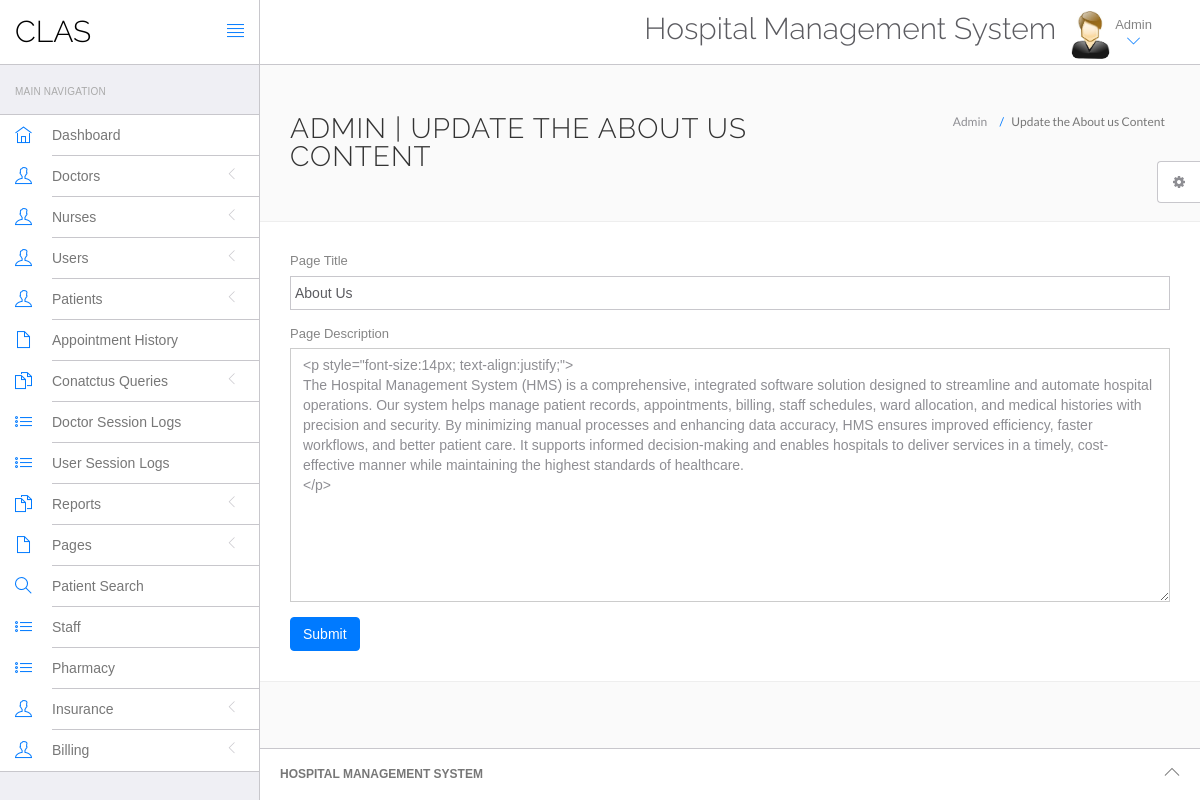
/clas/admin/about-us.php (signed in), run on an earlier commit of the app's database.
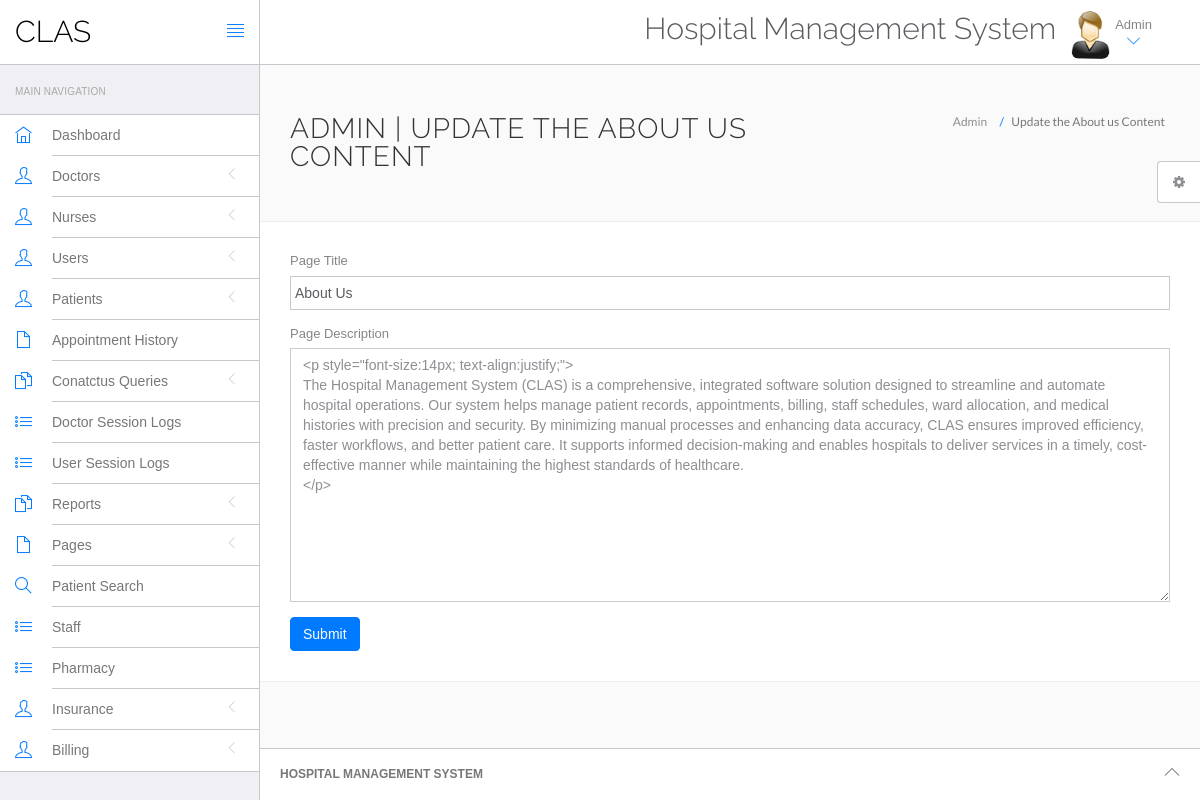
And on a later commit of the database.
### tables this page shows
CREATE TABLE `tblpage` (
  `ID` int(10) NOT NULL,
  `PageType` varchar(200) DEFAULT NULL,
  `PageTitle` varchar(200) DEFAULT NULL,
  `PageDescription` mediumtext DEFAULT NULL,
  `Email` varchar(120) DEFAULT NULL,
  `MobileNumber` bigint(10) DEFAULT NULL,
  `UpdationDate` timestamp NOT NULL DEFAULT current_timestamp() ON UPDATE current_timestamp(),
  `OpenningTime` varchar(255) DEFAULT NULL
);

### clas/admin/about-us.php (the view, shortened to what this page needs)
<?php
include('include/config.php');
if(strlen($_SESSION['id']==0)) {
 header('location:logout.php');
  } else{
?>
<!DOCTYPE html>
<html lang="en">
	<head>
		<link rel="stylesheet" href="vendor/bootstrap/css/bootstrap.min.css">
		<link rel="stylesheet" href="vendor/fontawesome/css/font-awesome.min.css">
		<link rel="stylesheet" href="vendor/themify-icons/themify-icons.min.css">
		<link href="vendor/animate.css/animate.min.css" rel="stylesheet" media="screen">
		<link href="vendor/perfect-scrollbar/perfect-scrollbar.min.css" rel="stylesheet" media="screen">
		<link href="vendor/switchery/switchery.min.css" rel="stylesheet" media="screen">
		<link href="vendor/bootstrap-touchspin/jquery.bootstrap-touchspin.min.css" rel="stylesheet" media="screen">
		<link href="vendor/select2/select2.min.css" rel="stylesheet" media="screen">
		<link href="vendor/bootstrap-datepicker/bootstrap-datepicker3.standalone.min.css" rel="stylesheet" media="screen">
		<link href="vendor/bootstrap-timepicker/bootstrap-timepicker.min.css" rel="stylesheet" media="screen">
		<link rel="stylesheet" href="assets/css/styles.css">
		<link rel="stylesheet" href="assets/css/plugins.css">
		<link rel="stylesheet" href="assets/css/themes/theme-1.css" id="skin_color" />
	</head>
	<body>
		<div id="app">
<?php include('include/sidebar.php');?>
			<div class="app-content">
					<?php include('include/header.php');?>
				<div class="main-content" >
					<div class="wrap-content container" id="container">
						<section id="page-title">
							<div class="row">
								<div class="col-sm-8">
									<h1 class="mainTitle">Admin  | Update the About us Content</h1>
																	</div>
								<ol class="breadcrumb">
									<li>
										<span>Admin </span>
									</li>
									<li class="active">
										<span>Update the About us Content</span>
									</li>
								</ol>
							</div>
						</section>
						<div class="container-fluid container-fullw bg-white">
									<div class="row">
								<div class="col-md-12">
                  <form class="forms-sample" method="post">
                    <?php
$ret=mysqli_query($con,"select * from  tblpage where PageType='aboutus'");
while ($row=mysqli_fetch_array($ret)) {
?>
                    <div class="form-group">
                       <label for="exampleInputUsername1">Page Title</label>
                      <input id="pagetitle" name="pagetitle" type="text" class="form-control" required="true" value="<?php  echo $row['PageTitle'];?>">
                    </div>
                    <div class="form-group">
                      <label for="exampleInputEmail1">Page Description</label>
                      <textarea class="form-control" name="pagedes" id="pagedes" rows="12"><?php  echo $row['PageDescription'];?></textarea>
                    </div>
                    <?php } ?>
                    <button type="submit" class="btn btn-primary mr-2" name="submit">Submit</button>
                  </form>
								</div>
							</div>
								</div>
					</div>
				</div>
			</div>
	<?php include('include/footer.php');?>
	<?php include('include/setting.php');?>
		</div>
	</body>
</html>
<?php } ?>

### clas/admin/include/sidebar.php (shortened to what this page needs)
<div class="sidebar app-aside" id="sidebar">
				<div class="sidebar-container perfect-scrollbar">
<nav>
						<div class="navbar-title">
							<span>Main Navigation</span>
						</div>
						<ul class="main-navigation-menu">
							<li>
								<a href="dashboard.php">
									<div class="item-content">
										<div class="item-media">
											<i class="ti-home"></i>
										</div>
										<div class="item-inner">
											<span class="title"> Dashboard </span>
										</div>
									</div>
								</a>
							</li>
							<li>
								<a href="javascript:void(0)">
									<div class="item-content">
										<div class="item-media">
											<i class="ti-user"></i>
										</div>
										<div class="item-inner">
											<span class="title"> Doctors </span><i class="icon-arrow"></i>
										</div>
									</div>
								</a>
								</li>
								<li>
								<a href="javascript:void(0)">
									<div class="item-content">
										<div class="item-media">
											<i class="ti-user"></i>
										</div>
										<div class="item-inner">
											<span class="title"> Nurses </span><i class="icon-arrow"></i>
										</div>
									</div>
								</a>
								</li>
				<li>
								<a href="javascript:void(0)">
									<div class="item-content">
										<div class="item-media">
											<i class="ti-user"></i>
										</div>
										<div class="item-inner">
											<span class="title"> Users </span><i class="icon-arrow"></i>
										</div>
									</div>
								</a>
								</li>
								<li>
								<a href="javascript:void(0)">
									<div class="item-content">
										<div class="item-media">
											<i class="ti-user"></i>
										</div>
										<div class="item-inner">
											<span class="title"> Patients </span><i class="icon-arrow"></i>
										</div>
									</div>
								</a>
								</li>
<li>
								<a href="appointment-history.php">
									<div class="item-content">
										<div class="item-media">
											<i class="ti-file"></i>
										</div>
										<div class="item-inner">
											<span class="title"> Appointment History </span>
										</div>
									</div>
								</a>
							</li>
				<li>
								<a href="javascript:void(0)">
									<div class="item-content">
										<div class="item-media">
											<i class="ti-files"></i>
										</div>
										<div class="item-inner">
											<span class="title"> Conatctus Queries </span><i class="icon-arrow"></i>
										</div>
									</div>
								</a>
								</li>
	<li>
								<a href="doctor-logs.php">
									<div class="item-content">
										<div class="item-media">
											<i class="ti-list"></i>
										</div>
										<div class="item-inner">
											<span class="title"> Doctor Session Logs </span>
										</div>
									</div>
								</a>
							</li>
							<li>
								<a href="user-logs.php">
									<div class="item-content">
										<div class="item-media">
											<i class="ti-list"></i>
										</div>
										<div class="item-inner">
											<span class="title"> User Session Logs </span>
										</div>
									</div>
								</a>
							</li>
				<li>
								<a href="javascript:void(0)">
									<div class="item-content">
										<div class="item-media">
											<i class="ti-files"></i>
										</div>
										<div class="item-inner">
											<span class="title"> Reports </span><i class="icon-arrow"></i>
										</div>
									</div>
								</a>
							</li>
				<li>
								<a href="javascript:void(0)">
									<div class="item-content">
										<div class="item-media">
											<i class="ti-file"></i>
										</div>
										<div class="item-inner">
											<span class="title"> Pages </span><i class="icon-arrow"></i>
										</div>
									</div>
								</a>
							</li>
								<li>
								<a href="patient-search.php">
									<div class="item-content">
										<div class="item-media">
											<i class="ti-search"></i>
										</div>
										<div class="item-inner">
											<span class="title"> Patient Search </span>
										</div>
									</div>
								</a>
							</li>
							<li>
								<a href="staff.php">
									<div class="item-content">
										<div class="item-media">
											<i class="ti-list"></i>
										</div>
										<div class="item-inner">
											<span class="title"> Staff </span>
										</div>
									</div>
								</a>
							</li>
							<li>
								<a href="pharmacy.php">
									<div class="item-content">
										<div class="item-media">
											<i class="ti-list"></i>
										</div>
										<div class="item-inner">
											<span class="title"> Pharmacy </span>
										</div>
									</div>
								</a>
							</li>
							<li>
								<a href="javascript:void(0)">
									<div class="item-content">
										<div class="item-media">
											<i class="ti-user"></i>
										</div>
										<div class="item-inner">
											<span class="title"> Insurance </span><i class="icon-arrow"></i>
										</div>
									</div>
								</a>
								</li>
							<li>
								<a href="javascript:void(0)">
									<div class="item-content">
										<div class="item-media">
											<i class="ti-user"></i>
										</div>
										<div class="item-inner">
											<span class="title"> Billing </span><i class="icon-arrow"></i>
										</div>
									</div>
								</a>
								</li>
						</ul>
					</nav>
					</div>
			</div>

### clas/admin/include/header.php (shortened to what this page needs)
<header class="navbar navbar-default navbar-static-top">
					<div class="navbar-header">
						<a class="navbar-brand" href="#">
							<h2 style="padding-top:20%; color:#000 ">CLAS</h2>
						</a>
						<a href="#" class="sidebar-toggler pull-right visible-md visible-lg" data-toggle-class="app-sidebar-closed" data-toggle-target="#app">
							<i class="ti-align-justify"></i>
						</a>
					</div>
					<div class="navbar-collapse collapse">
						<ul class="nav navbar-right">
								<li  style="padding-top:2% ">
								<h2>Hospital Management System</h2>
							</li>
							<li class="dropdown current-user">
								<a href class="dropdown-toggle" data-toggle="dropdown">
									<img src="assets/images/images.jpg" > <span class="username">
			Admin
									<i class="ti-angle-down"></i></i></span>
								</a>
							</li>
						</ul>
					</div>
				</header>

### clas/admin/include/footer.php
<footer>
				<div class="footer-inner">
					<div class="pull-left">
					<span class="text-bold text-uppercase"> Hospital Management System</span>
					</div>
					<div class="pull-right">
						<span class="go-top"><i class="ti-angle-up"></i></span>
					</div>
				</div>
			</footer>

### clas/admin/include/setting.php (shortened to what this page needs)
<div class="settings panel panel-default hidden-xs hidden-sm" id="settings">
				<button ct-toggle="toggle" data-toggle-class="active" data-toggle-target="#settings" class="btn btn-default">
					<i class="fa fa-spin fa-gear"></i>
				</button>
			</div>

### clas/admin/assets/css/plugins.css (style rules this page uses)
.perfect-scrollbar { overflow-y: hidden !important; }

### clas/admin/assets/css/themes/theme-1.css (style rules this page uses)
body { background: #FAFAFA; }
header .navbar-header { background: #ffffff !important; border-right-color: #c8c7cc !important; border-bottom-color: #c8c7cc !important; }
header .navbar-header .sidebar-toggler, header .navbar-header .sidebar-mobile-toggler { color: #007aff !important; }
header .navbar-header .navbar-brand { color: #777 !important; }
header .navbar-collapse { background: #ffffff !important; border-bottom-color: #c8c7cc !important; box-shadow: none !important; }
header .navbar-collapse .navbar-right > li > a { color: #777; }
header .navbar-collapse .navbar-right > li > a i { color: #007aff !important; }
#sidebar { background: #EFEFF4 !important; }
#sidebar:before { border-right-width: "1px" !important; border-right-style: solid; border-right-color: #c8c7cc !important; }
#sidebar nav { border-right-width: "1px" !important; border-right-style: solid; border-right-color: #c8c7cc !important; }
#sidebar nav .navbar-title { color: #aaaaaa; }
#sidebar nav > ul { background: #ffffff !important; border-bottom-color: #c8c7cc !important; border-top-color: #c8c7cc !important; }
#sidebar nav > ul > li > a .item-media > i { color: #007aff !important; }
#sidebar nav > ul > li > a .item-inner { color: #777 !important; border-bottom-color: #c8c7cc; }
#app > footer { background: #ffffff !important; border-top-color: #c8c7cc !important; color: #777; }

What changed in the data, as far as the page shows it:
changed tblpage "About Us": pagedes "…The Hospital Management System (HMS) is a comprehensive, integrated software solution designed to streamline and automate hospital operations. Our system helps manage patient records, appointments, billing, staff schedules, ward allocation, and medical histories with precision and security. By minimizing manual processes and enhancing data accuracy, HMS ensures improved efficiency, faster…" → "…The Hospital Management System (CLAS) is a comprehensive, integrated software solution designed to streamline and automate hospital operations. Our system helps manage patient records, appointments, billing, staff schedules, ward allocation, and medical histories with precision and security. By minimizing manual processes and enhancing data accuracy, CLAS ensures improved efficiency, faster…"
